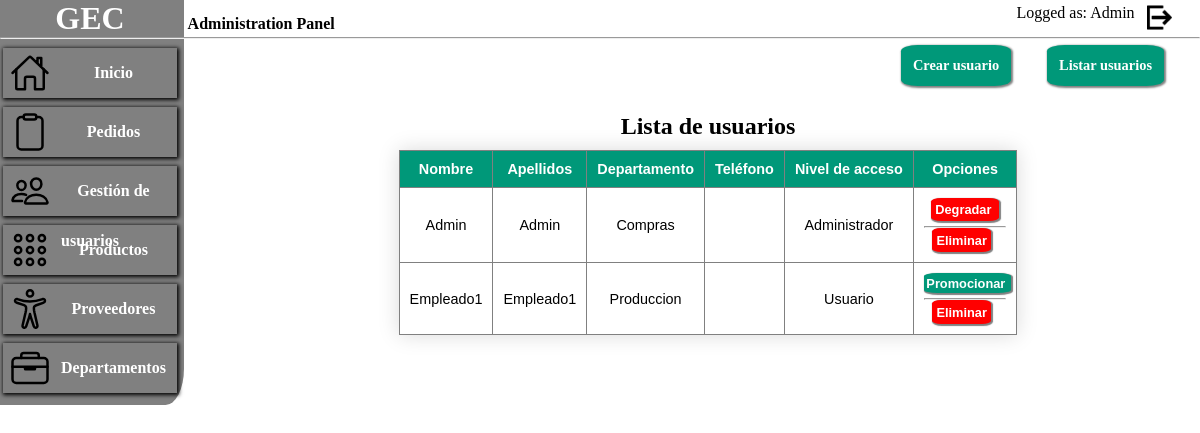
/Controllers/usuarios.php?accion=listar (signed in), run on an earlier commit of the app's database.
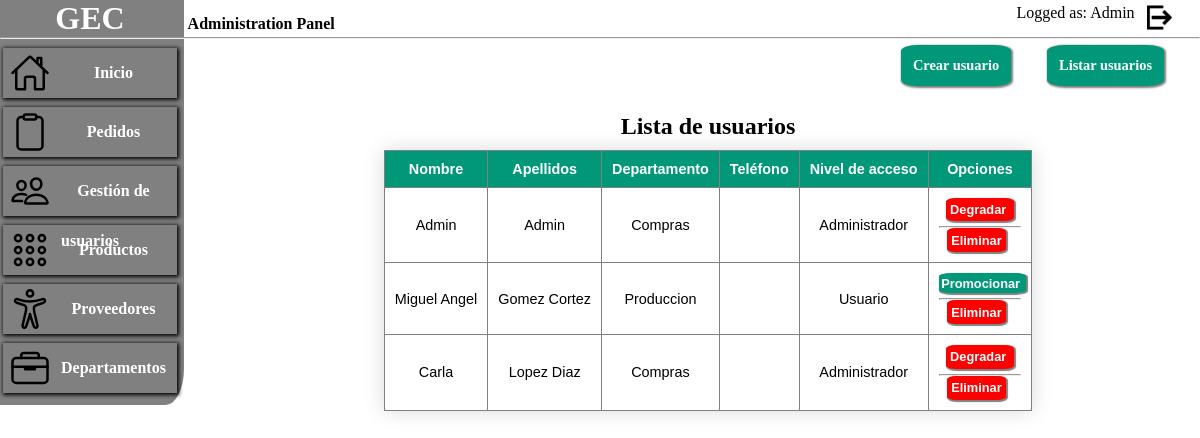
And on a later commit of the database.
### tables this page shows
CREATE TABLE Empleado (
    Empleado_ID int NOT NULL UNIQUE,
    Dep_ID int ,
    Emp_Nombre VARCHAR(50) NOT NULL,
    Emp_Apellido VARCHAR(75) NOT NULL,
    Emp_Password VARCHAR(255) NOT NULL,
    Emp_Telf int(25) ,
    Is_Emp_Respon int NOT NULL,
    PRIMARY KEY (Empleado_ID),
    FOREIGN KEY (Dep_ID) REFERENCES Departamento(Dep_ID)
    ON DELETE CASCADE
);

CREATE TABLE Departamento ( 
    Dep_ID INT NOT NULL,
    Dep_Nombre VARCHAR(100) NOT NULL,
    Dep_Telefono INT(10) NULL,
    PRIMARY KEY (Dep_ID)
 );

### Models/usuarioModel.php (called while the page is built, shortened)
<?php
class Empleado
{
    public function getAllEmpleadosConDep(){
        $conn = database::getConnection();
        $query = " SELECT * FROM `Empleado` e inner join `Departamento` d on e.Dep_ID=d.Dep_ID";
        $empleados = mysqli_query($conn, $query);
        return $empleados;
    }
}

### Controllers/usuarios.php (the view, shortened to what this page needs)
<?php
require_once '../Views/header.php';
require_once '../Views/menu.php';
require_once '../Models/usuarioModel.php';
?>
<?php  if(isset($_SESSION['admin']) ) : ?>
    <div id="contendor_resumen">
        <a class="menuButton submit" href="usuarios.php?accion=listar">Listar usuarios</a>
        <a class="menuButton submit" href="usuarios.php?accion=nuevo">Crear usuario</a>
    </div>
<?php endif; ?>
<?php
if (isset($_GET['accion']) || isset($_POST['accion'])) {
    $accion = $_GET['accion'] ? $_GET['accion'] : $_POST['accion'];
    switch ($accion) {
        case 'listar':
            mostrarEmpleados();
            break;
    }
}
?>
<?php function mostrarEmpleados()
{
    $empleados = new Empleado();
    $todos_empleados = $empleados->getAllEmpleadosConDep();
?>
    <div class="table_frame">
    <h2 class="titulo">Lista de usuarios</h2>
        <div class="create_pedidos_form" id="create_form">
            <table>
                <thead>
                    <tr>
                        <th>Nombre</th>
                        <th>Apellidos</th>
                        <th>Departamento</th>
                        <th>Teléfono</th>
                        <th>Nivel de acceso</th>
                        <th>Opciones</th>
                    </tr>
                </thead>
                <tbody>
                    <?php if ($todos_empleados) : ?>
                        <?php while ($empleado = $todos_empleados->fetch_assoc()) : ?>
                            <tr>
                                <td><?= $empleado['Emp_Nombre'] ?></td>
                                <td><?= $empleado['Emp_Apellido'] ?></td>
                                <td><?= $empleado['Dep_Nombre'] ?></td>
                                <td><?= $empleado['Emp_Telf'] ?></td>
                                <td>
                                    <?php
                                    switch ($empleado['Is_Emp_Respon']) {
                                        case '0':
                                            echo 'Usuario';
                                            break;
                                        case '1':
                                            echo 'Administrador';
                                            break;
                                    } ?>
                                <td>
                                    <?php if ($empleado['Is_Emp_Respon'] == 0) : ?>
                                        <form action="usuarios.php" method="post">
                                            <input class="button button_input_habilitar" type="submit" value="Promocionar " onclick="return  confirm('Seguro que desea promocionar a este empleado a administrador del sistema?')">
                                        </form>
                                    <?php else : ?>
                                        <form action="usuarios.php" method="post">
                                            <input class="button button_input_deshabilitar " type="submit" value="Degradar " onclick="return  confirm('Seguro que desea degradar a usuario a este empleado ?')">
                                        </form>
                                    <?php endif ?>
                                    <hr>
                                    <form class="action_form" action="usuarios.php" method="post">
                                        <input class="button button_input_eliminar " type="submit" value="Eliminar" ">
                                    </form>
                                </td>
                            </tr>
                        <?php endwhile ?>
                    <?php endif ?>
                </tbody>
            </table>
        </div>
    </div>
<?php } ?>

### Views/header.php (shortened to what this page needs)
<!DOCTYPE html>
<html lang="es">
<head>
    <link rel="stylesheet" href="/css/style.css">
</head>
<body>
    <header>
        <div id="header_title">
            <h1> GEC </h1>
        </div>
        <div id="header_logged">
            <p>Logged as: <?= $_SESSION['usuario_name'] ?> </p>
            <div class="menu_img_frame">
                <a href="/logout.php"><img  src="/assets/icons/logout.png" alt="Casa" ></a>
            </div>
        </div>
        <?php if (isset($_SESSION['admin'])) : ?>
            <b>Administration Panel</b>
        <?php endif ?>
    </header>
    <hr>

### Views/menu.php (shortened to what this page needs)
<aside>
    <ul>
        <li class="menu_option">
            <div class="menu_img_frame">
                <img   src="/assets/icons/home.svg" alt="Casa" >
            </div>
            <a href="/index.php">Inicio</a>
        </li>
        <?php if(isset($_SESSION['admin']) ): ?>
            <li class="menu_option">
                <div class="menu_img_frame">
                    <img  src="/assets/icons/pedidos.svg" alt="Casa" >
                </div>
            <a href="/Controllers/pedidos.php?accion=listar">Pedidos</a>
            </li>
        <?php endif ?>
        <?php if(isset($_SESSION['admin']) ): ?>
        <li class="menu_option">
            <div class="menu_img_frame">
                    <img   src="/assets/icons/user.svg" alt="Casa" >
            </div>
            <a href="/Controllers/usuarios.php?accion=listar">Gestión de usuarios</a>
        </li>
        <li class="menu_option">
            <div class="menu_img_frame">
                <img   src="/assets/icons/prod.svg" alt="Casa" >
            </div>
           <a href="/Controllers/productos.php?accion=listar">Productos</a>
        </li>
        <li class="menu_option">
            <div class="menu_img_frame">
                <img   src="/assets/icons/prov.svg" alt="Casa" >
            </div>
           <a href="/Controllers/proveedores.php?accion=listar">Proveedores</a>
        </li>
        <li class="menu_option">
            <div class="menu_img_frame">
                <img  src="/assets/icons/dep.svg" alt="Casa" >
            </div>
           <a href="/Controllers/departamentos.php?accion=listar" >Departamentos</a>
        </li>
        <?php endif ?>
    </ul>
</aside>

### css/style.css (style rules this page uses)
* { margin: 0px auto; padding: 0%; }
.titulo { text-align: center; margin-bottom: 10px; }
.button { border: none; padding: 2%; border-radius: 15%; font-size: 0.8rem !important; background-color: rgba(128, 128, 128, 0.487); cursor: pointer; color: white; text-decoration: none; font-weight: bolder; }
.menuButton { border: none; padding: 1%; border-radius: 15%; font-size: 0.9rem !important; float: right; margin-right: 3%; margin-top: 0.5%; box-shadow: 1px 1px 2px 1px grey; cursor: pointer; background-color: #009879; text-decoration: none; color: white; }
.submit { background-color: #009879; font-weight: bolder; }
.button_input_eliminar { background-color: red !important; padding: 6%; box-shadow: 1px 1px 1px 1px grey; }
.action_form { margin-right: 7px; }
.button_input_habilitar { background-color: #009879 !important; padding: 3%; box-shadow: 1px 1px 1px 1px grey; margin-bottom:5px; }
.button_input_deshabilitar { margin-bottom: 5px; background-color: red !important; padding: 5%; box-shadow: 1px 1px 1px 1px grey; }
img { width: 100%; height: 100%; }
header div { color: white; display: inline-block; width: 15%; text-align: center; padding-right: 0.3%; }
#header_title { background-color: grey; }
#header_logged { float: right; color: black; height: 25px; font-weight: 500; }
#header_logged * { float: left; margin-top: 2%; }
#header_logged img { width: 25px; height: 25px; margin-left: 20%; }
aside { border-bottom-right-radius: 10%; background-color: grey; float: left; width: 15%; margin-bottom: 2px; padding-bottom: 1%; padding-right: 0.3%; }
.menu_option { position: relative; list-style-type: none; text-decoration: none; color: white; width: 97%; text-align: center; margin-top: 5%; font-size: 1rem; font-weight: bolder; line-height: 50px; height: 50px; box-shadow: 1px 1px 4px 1px black; }
.menu_option a { text-decoration: none; color: white; display: block; }
.menu_img_frame { width: 40px; height: 50px; float: left; margin-left: 4%; }
#contendor_resumen { width: 100%; height: 50px; }
#contendor_resumen * { display: inline-block; }
.table_frame { padding: 1%; width: 80%; float: right; margin-top: 1%; }
table { border-collapse: collapse !important; font-size: 0.9em; font-family: sans-serif; box-shadow: 0 0 20px rgba(0, 0, 0, 0.15); }
thead tr { background-color: #009879; color: #ffffff; text-align: left; }
tbody tr { border-bottom: 1px solid #dddddd; }
th, td { padding: 10px; border: 1px solid grey; text-align: center !important; }
.create_pedidos_form { width: 80%; margin: 0px auto; text-align: center; }

What changed in the data, as far as the page shows it:
changed empleado "Produccion": Emp_Nombre "Empleado1" → "Miguel Angel"; Emp_Apellido "Empleado1" → "Gomez Cortez"
added empleado: Emp_Nombre "Carla", Emp_Apellido "Lopez Diaz", Dep_ID.Dep_Nombre "Compras", Is_Emp_Respon "Administrador"
